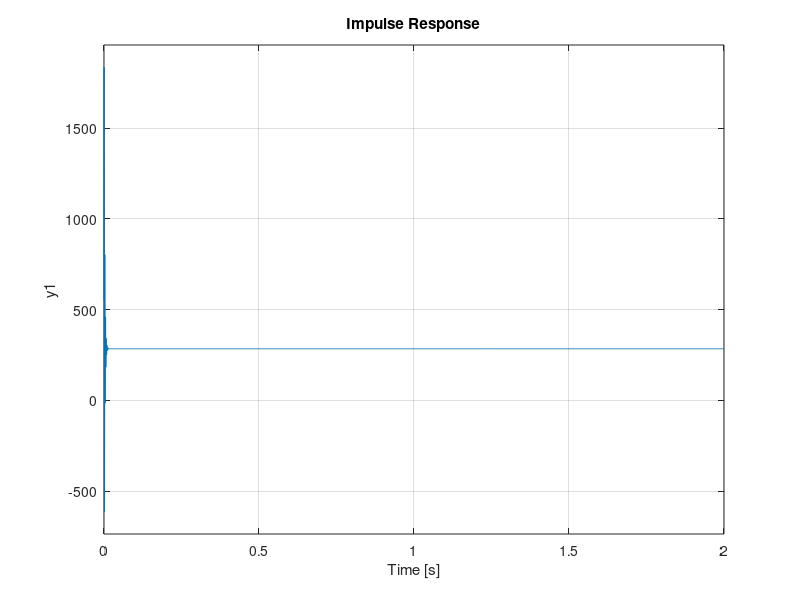
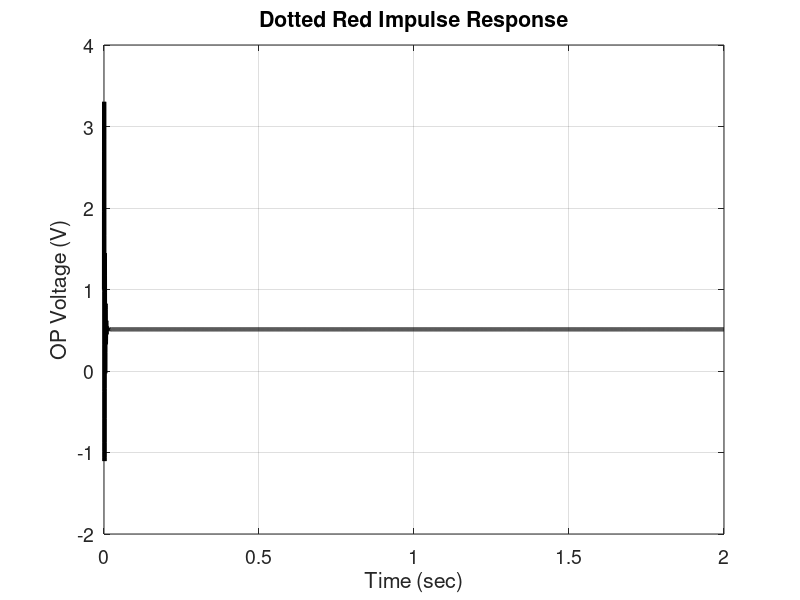

These figures' MATLAB source, in order: (Note: this script raises an error after producing the figures.)
%%%%%%%%%%%%%%%%%%%%%%%%%%%%%%%%%%%%%%%%%%%%%%%%%%%%%
% Solution to Assignment 3 %
%%%%%%%%%%%%%%%%%%%%%%%%%%%%%%%%%%%%%%%%%%%%%%%%%%%%%
%%%%%%%%%%%%%%%%%%%%%%%%%%%%%%%%%%%%%%%%%%%%%%%%%%%%%
% Initialize

% Clean up workspace
clear all; clc;
SN    = 90300815;


% Parameters
M0 = 19/5;
M1 = 10/10;
M2 = 13/10;
M3 = 10/5;
B20 = 10/2;
B21 = 18/3;
B31 = 11/4;
K0 = 19;
K1 = 10;
K20 = 13;
K32 = 10;
%   QUESTION 1  % 
%%%%%%%%%%%%%%%%
% Solve using tf
%%%%%%%%%%%%%%%%%
%%%%%%%%%%%%%%%%%
num = [5.162E0 5.371E4 2.090E7];
den = [9.292E-3 8.924E0 7.357E4 3.971];
Q1.G = tf(num, den);

figure(1); clf;
impulse(Q1.G);
grid on;

%%%%%%%%%%%%%%%%%
% Solve using zpk
%%%%%%%%%%%%%%%%%
z = roots(num);
p = roots(den);
xfer2 = zpk(z, p, 1);

[y, t] = impulse(xfer2);


figure(2); clf;
h = plot(t, y, 'k');
set(h, 'LineWidth', 3);
grid on;
title('Dotted Red Impulse Response');
xlabel('Time (sec)');
ylabel('OP Voltage (V)');
set(gca, 'FontSize', 14);

%   QUESTION 2  % 
%%%%%%%%%%%%%%%%
%%%%%%%%%%%%%%%%
% Solve
%%%%%%%%%%%%%%%%
s = tf('s');                % Laplace operator

% Impedances
zr1   = R1;
zr2   = R2;

zl1   = (s*L1);
zl2   = s*L2;

zc1   = 1/(s*C1);
zc2   = 1/(s*C2);

zt1 = R2 + s*L2 + 1/(s*C2);
zt2 = 1/(1/(R1+1/(s*C1))+1/(s*L1));
zt3 = R1 +1/(s*C1);

G11 = (1/zt1 + 1/zr2);
G12 = (-1/zr2);
G13 = (-1/zt1);
G22 = 1/zr2 + 1/zt3 + 1/zl1 +1/zl2;
G23 = -1/zl2;
G33 = 1/zl2 + 1/zt1 + 1/zc2;

% Y matrix

Y = [G11 G12 G13; G12 G22 G23; G13 G23 G33];                                     

% I vector
I = [Iin/s 0 0]';

% Solve for voltage vector
V = inv(Y) * I;

% Display the 2 transfer functions that result
% Could have just omitted the ";" from the previous command
V
V2 = V(2, 1);
Iout = V2/zt2;
Q2.G = Iout/(Iin/s);
Iout


% Compute voltages
[v, t] = impulse(V);

%%%%%%%%%%%%%%%%
% Plot
%%%%%%%%%%%%%%%%
% Plot both voltages together
figure(5); clf; hold on; grid on;
plot(t, v(:,1), 'k-', 'Linewidth', 3);
plot(t, v(:,2), 'b:', 'Linewidth', 3);
title('Node Voltages');
ylabel('Voltage (V)');
legend('Node 1', 'Node 2', 'Location', 'East');
set(gca, 'FontSize', 14);

% Re-Plot voltages at node 2
figure(6); clf; hold on; grid on;
plot(t, v(:,2), 'k-', 'Linewidth', 3);
title('Node  2 Voltage');
ylabel('Voltage (V)');
set(gca, 'FontSize', 14);


% Question 3%
a1DSPlot(SN,2);
y1 = 9.224E1*exp(-9.728*t);
y2 = -9.224E1*exp(-9.728*t);

Q3.K = 8.621e1;
Q3.sigma = -8.596E0;

% QUESTION 4 %

num3 = 3820; % from trail and error %
den3 = [1 -2*Q3.sigma 25*((Q3.sigma)^2)];
%G = -9/(s^2+2*Q3.sigma*s+25*(Q3.sigma)^2);
G = tf(num3,den3);
figure(7); clf;
impulse(G);
grid on;

num4 = 120;
den4 =[1 120];
Gn = tf(num4,den4);
Gp = Gn * G;
figure(8); clf;
impulse(Gp);
grid on;

Q4.p = 120;

% Question 5 %

num5 = 120;
den5 =[1 120];
Gn1 = tf(num5,den5);
Gpn = Gn1* G;
figure(9); clf;
impulse(Gpn);
grid on;

Q5.p = 120;
Q5.err = 0;

%%%%%%%%%%%%%%%%%%
% Create PNG files
%%%%%%%%%%%%%%%%%%
if 0                % saves you the trouble of commenting out many lines
end
